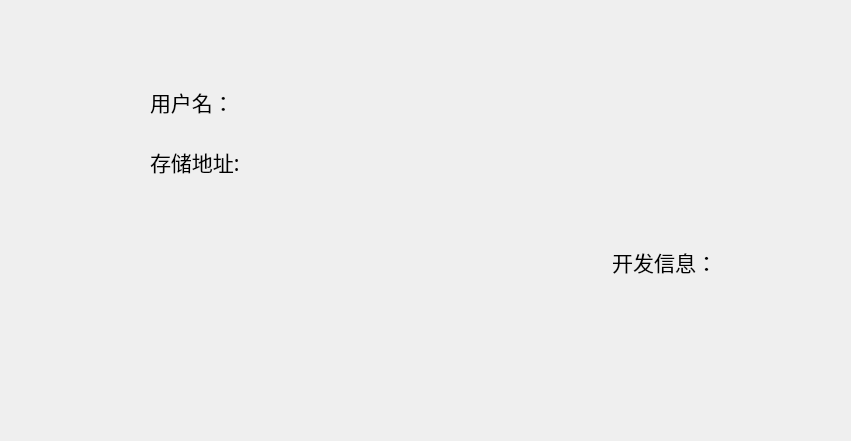
<?xml version="1.0" encoding="UTF-8"?>
<ui version="4.0">
 <class>Settings</class>
 <widget class="QWidget" name="Settings">
  <property name="geometry">
   <rect>
    <x>0</x>
    <y>0</y>
    <width>851</width>
    <height>441</height>
   </rect>
  </property>
  <property name="windowTitle">
   <string>Form</string>
  </property>
  <widget class="QLabel" name="label_username">
   <property name="geometry">
    <rect>
     <x>150</x>
     <y>30</y>
     <width>587</width>
     <height>143</height>
    </rect>
   </property>
   <property name="font">
    <font>
     <family>楷体</family>
     <pointsize>16</pointsize>
    </font>
   </property>
   <property name="text">
    <string>用户名：</string>
   </property>
  </widget>
  <widget class="QLabel" name="label_location">
   <property name="geometry">
    <rect>
     <x>150</x>
     <y>90</y>
     <width>587</width>
     <height>143</height>
    </rect>
   </property>
   <property name="font">
    <font>
     <family>楷体</family>
     <pointsize>16</pointsize>
    </font>
   </property>
   <property name="text">
    <string>存储地址:</string>
   </property>
  </widget>
  <widget class="QLabel" name="label_info">
   <property name="geometry">
    <rect>
     <x>130</x>
     <y>190</y>
     <width>587</width>
     <height>143</height>
    </rect>
   </property>
   <property name="font">
    <font>
     <family>楷体</family>
     <pointsize>16</pointsize>
    </font>
   </property>
   <property name="text">
    <string>开发信息：</string>
   </property>
   <property name="alignment">
    <set>Qt::AlignRight|Qt::AlignTrailing|Qt::AlignVCenter</set>
   </property>
  </widget>
 </widget>
 <resources/>
 <connections/>
</ui>
